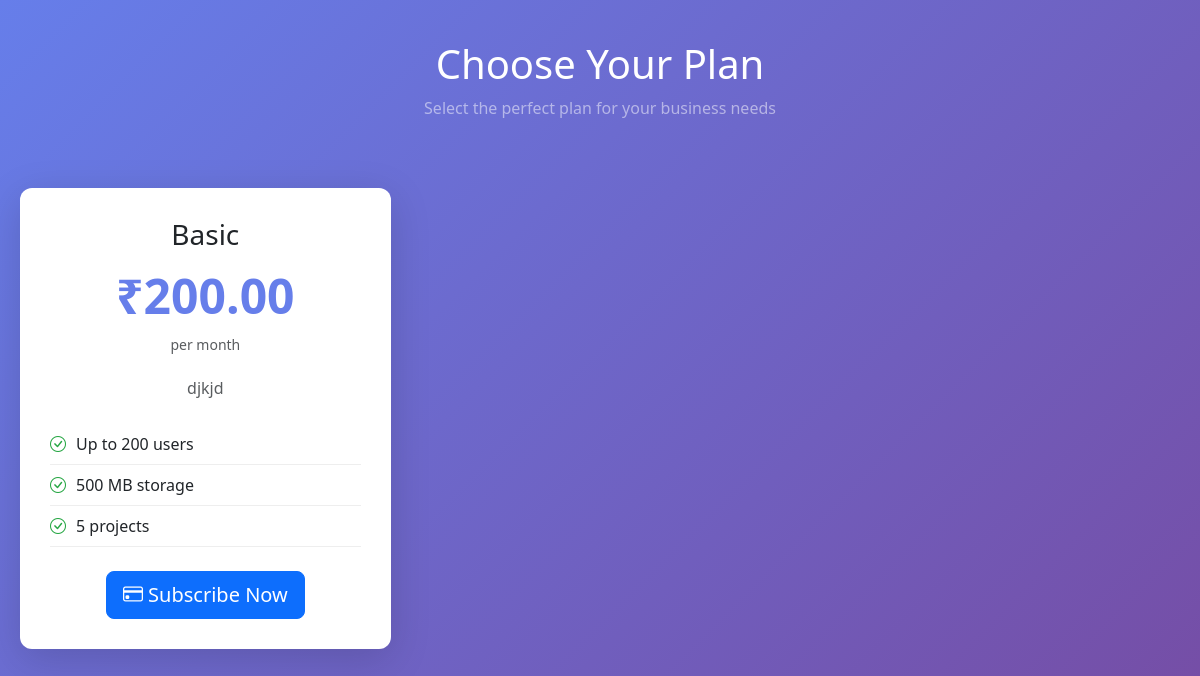
Screenshot of /company/subscriptions/ (signed in) with the database file from the repository.
### saas/models/plan.py (models this page shows, shortened)
class Plan(models.Model):
    name = models.CharField(max_length=100, unique=True)
    description = models.TextField(blank=True)
    price_monthly = models.DecimalField(max_digits=10, decimal_places=2)
    price_yearly = models.DecimalField(max_digits=10, decimal_places=2)
    max_users = models.IntegerField()
    max_storage_mb = models.IntegerField()
    max_projects = models.IntegerField()
    status = models.BooleanField(default=True)
    created_at = models.DateTimeField(auto_now_add=True)
    updated_at = models.DateTimeField(auto_now=True)
    class Meta:
        db_table = 'plans'
        ordering = ['price_monthly']

### saas/views/company_auth_views.py (the view)
# urls.py: path('subscriptions/', subscription_plans_view, name='subscription_plans'),
@login_required
def subscription_plans_view(request):
    plans = Plan.objects.filter(status=True).prefetch_related('plan_features__feature')  # Only active plans with features
    return render(request, 'company/subscription_plans.html', {'plans': plans})

### saas/auth_backend.py (called while the page is built)
    def get_user(self, user_id):
        try:
            return User.objects.get(pk=user_id)
        except User.DoesNotExist:
            return None

### saas/context_processors.py (called while the page is built)
def users_and_roles(request):
    users = CustomUser.objects.select_related('role').all()
    roles = Role.objects.prefetch_related('users').all()
    payments = PaymentTransaction.objects.select_related('tenant').all()[:5]
    return {
        'users': users,
        'roles': roles,
        'payments': payments,
    }

### saas/templates/company/subscription_plans.html (shortened to what this page needs)
<!DOCTYPE html>
<html lang="en">
<head>
    <link href="https://cdn.jsdelivr.net/npm/bootstrap@5.3.2/dist/css/bootstrap.min.css" rel="stylesheet">
    <link rel="stylesheet" href="https://cdn.jsdelivr.net/npm/bootstrap-icons@1.11.1/font/bootstrap-icons.css">
</head>
<body>
    <div class="container plans-container">
        <div class="text-center mb-5">
            <h1 class="text-white">Choose Your Plan</h1>
            <p class="text-white-50">Select the perfect plan for your business needs</p>
        </div>
        <div class="row">
            {% for plan in plans %}
            <div class="col-md-4">
                <div class="plan-card">
                    <div class="plan-header">
                        <h3>{{ plan.name }}</h3>
                        <div class="plan-price">₹{{ plan.price_monthly }}</div>
                        <small class="text-muted">per month</small>
                    </div>
                    <p class="text-center text-muted mb-4">{{ plan.description }}</p>
                    <ul class="plan-features">
                        <li><i class="bi bi-check-circle"></i>Up to {{ plan.max_users }} users</li>
                        <li><i class="bi bi-check-circle"></i>{{ plan.max_storage_mb }} MB storage</li>
                        <li><i class="bi bi-check-circle"></i>{{ plan.max_projects }} projects</li>
                    </ul>
                    <div class="text-center mt-4">
                        <button onclick="selectPlan({{ plan.id }}, '{{ plan.name }}', {{ plan.price_monthly }})" class="btn btn-primary btn-lg">
                            <i class="bi bi-credit-card"></i> Subscribe Now
                        </button>
                    </div>
                </div>
            </div>
            {% endfor %}
        </div>
    </div>
</body>
</html>

### saas/templates/company/subscription_plans.html (style rules this page uses)
body { background: linear-gradient(135deg, #667eea 0%, #764ba2 100%); min-height: 100vh; padding: 20px 0; }
.plans-container { max-width: 1200px; margin: 0 auto; padding: 20px; }
.plan-card { background: white; border-radius: 12px; padding: 30px; margin: 20px 0; box-shadow: 0 10px 40px rgba(0, 0, 0, 0.15); transition: transform 0.3s ease; }
.plan-header { text-align: center; margin-bottom: 20px; }
.plan-price { font-size: 3rem; font-weight: bold; color: #667eea; }
.plan-features { list-style: none; padding: 0; }
.plan-features li { padding: 8px 0; border-bottom: 1px solid #eee; }
.plan-features li i { color: #28a745; margin-right: 10px; }

### rows the page displays
Plan: name "Basic", price_monthly "200.00", description "djkjd", max_users "200", max_storage_mb "500", max_projects "5"
